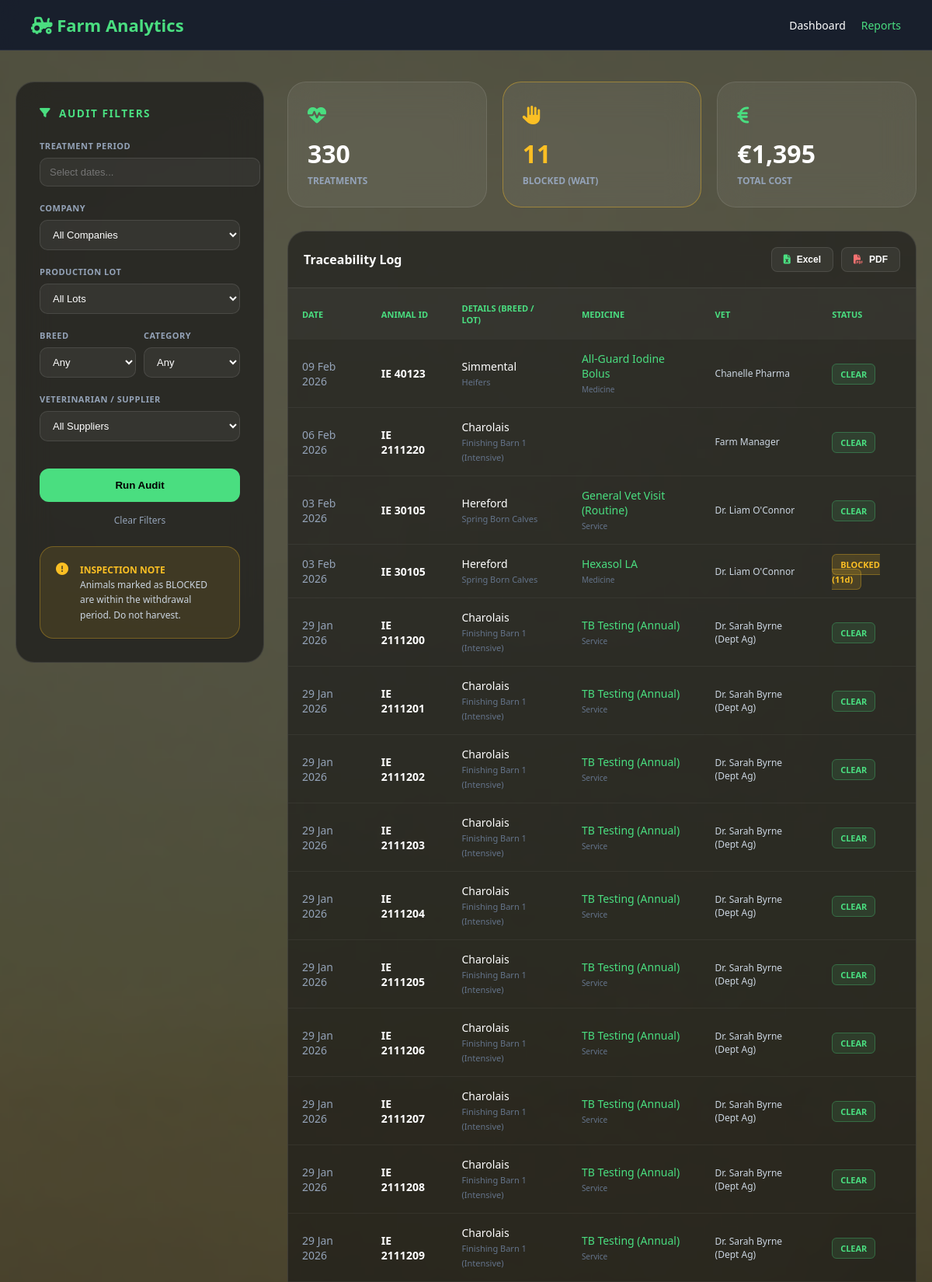
Screenshot of /reports_health.php (signed in, upper part) with the database file from the repository.
### tables this page shows
CREATE TABLE `health_records` (
  `record_id` int(11) NOT NULL,
  `animal_id` int(11) NOT NULL,
  `item_id` int(11) DEFAULT NULL,
  `treatment_date` date NOT NULL,
  `vet_name` varchar(100) DEFAULT NULL,
  `diagnosis` text DEFAULT NULL,
  `cost` decimal(10,2) DEFAULT 0.00,
  `created_at` timestamp NOT NULL DEFAULT current_timestamp()
);

CREATE TABLE `animal` (
  `animal_id` int(11) NOT NULL,
  `tag_number` varchar(50) NOT NULL,
  `type_id` int(11) NOT NULL,
  `birth_date` date DEFAULT NULL,
  `birth_place` varchar(150) DEFAULT NULL,
  `country_id` int(11) NOT NULL,
  `sex` enum('male','female') NOT NULL,
  `status` enum('active','sold','dead') DEFAULT 'active'
);

CREATE TABLE `animal_types` (
  `type_id` int(11) NOT NULL,
  `species` enum('cattle','sheep','goat','pig','horse','other') NOT NULL DEFAULT 'cattle',
  `breed` varchar(100) NOT NULL,
  `description` text DEFAULT NULL
);

CREATE TABLE `lot` (
  `lot_id` int(11) NOT NULL,
  `company_id` int(11) DEFAULT NULL,
  `name` varchar(100) NOT NULL,
  `creation_date` date NOT NULL,
  `description` text DEFAULT NULL
);

CREATE TABLE `medical_catalog` (
  `item_id` int(11) NOT NULL,
  `item_name` varchar(150) NOT NULL,
  `type` enum('medicine','vaccine','service','equipment') NOT NULL,
  `description` text DEFAULT NULL,
  `cost_price` decimal(10,2) DEFAULT 0.00,
  `sale_price` decimal(10,2) DEFAULT 0.00,
  `supplier_id` int(11) DEFAULT NULL,
  `stock_quantity` int(11) DEFAULT 0,
  `unit` varchar(20) DEFAULT 'dose',
  `withdrawal_days` int(11) DEFAULT 0
);

### reports_health.php (the view, shortened to what this page needs)
<?php
require_once 'config.php';
$where = ["1=1"];
$sql_where = implode(" AND ", $where);
$sql = "SELECT
            hr.record_id, hr.treatment_date, hr.diagnosis, hr.vet_name, hr.cost,
            a.tag_number, a.status as animal_status,
            mc.item_name, mc.type as med_type, mc.withdrawal_days,
            l.name as lot_name, t.breed,
            c.name as company_name
        FROM health_records hr
        JOIN animal a ON hr.animal_id = a.animal_id
        LEFT JOIN medical_catalog mc ON hr.item_id = mc.item_id
        LEFT JOIN animal_types t ON a.type_id = t.type_id
        LEFT JOIN lot_animals la ON a.animal_id = la.animal_id AND la.exit_date IS NULL
        LEFT JOIN lot l ON la.lot_id = l.lot_id
        LEFT JOIN company c ON l.company_id = c.company_id
        WHERE $sql_where
        ORDER BY hr.treatment_date DESC";
$stmt = $conn->prepare($sql);
$stmt->execute();
$result = $stmt->get_result();
$records = [];
$stats = ['total_cases' => 0, 'blocked_animals' => 0, 'total_cost' => 0];
$today = new DateTime();
while ($row = $result->fetch_assoc()) {
    $withdrawal_days = isset($row['withdrawal_days']) ? (int)$row['withdrawal_days'] : 0;
    $treat_date = new DateTime($row['treatment_date']);
    $clear_date = clone $treat_date;
    $clear_date->modify("+$withdrawal_days days");
    $is_blocked = ($withdrawal_days > 0 && $clear_date > $today);
    $row['is_blocked'] = $is_blocked;
    $row['days_remaining'] = $is_blocked ? $today->diff($clear_date)->days : 0;
    $stats['total_cases']++;
    $stats['total_cost'] += $row['cost'];
    if ($is_blocked) $stats['blocked_animals']++;
    $records[] = $row;
}
?>
<!DOCTYPE html>
<html lang="en">
<head>
    <link href="https://cdnjs.cloudflare.com/ajax/libs/font-awesome/6.5.1/css/all.min.css" rel="stylesheet">
    <link rel="stylesheet" href="https://cdn.jsdelivr.net/npm/flatpickr/dist/flatpickr.min.css">
    <link rel="stylesheet" href="https://cdn.jsdelivr.net/npm/flatpickr/dist/themes/dark.css">
</head>
<body>
<div class="topbar">
    <a href="dashboard.php" class="brand"><i class="fa-solid fa-tractor"></i> Farm Analytics</a>
    <div style="display:flex; gap:20px;">
        <a href="dashboard.php" style="color:#fff; text-decoration:none; font-size:14px;">Dashboard</a>
        <a href="reports.php" style="color:#4ade80; text-decoration:none; font-size:14px;">Reports</a>
    </div>
</div>
<div class="main">
    <aside>
        <div class="filter-panel">
            <div class="filter-title"><i class="fa-solid fa-filter"></i> Audit Filters</div>
            <form method="GET">
                <div class="form-group">
                    <label class="form-label">Treatment Period</label>
                    <input type="text" name="date_range" id="dateRange" class="form-control" placeholder="Select dates..." value="<?= htmlspecialchars($_GET['date_range'] ?? '') ?>">
                </div>
                <div class="form-group">
                    <label class="form-label">Company</label>
                    <select name="company_id" class="form-select" onchange="this.form.submit()">
                        <option value="">All Companies</option>
                    </select>
                </div>
                <div class="form-group">
                    <label class="form-label">Production Lot</label>
                    <select name="lot_id" class="form-select">
                        <option value="">All Lots</option>
                    </select>
                </div>
                <div style="display: flex; gap: 10px;">
                    <div class="form-group" style="flex: 1;">
                        <label class="form-label">Breed</label>
                        <select name="type_id" class="form-select">
                            <option value="">Any</option>
                        </select>
                    </div>
                    <div class="form-group" style="flex: 1;">
                        <label class="form-label">Category</label>
                        <select name="med_type" class="form-select">
                            <option value="">Any</option>
                        </select>
                    </div>
                </div>
                <div class="form-group">
                    <label class="form-label">Veterinarian / Supplier</label>
                    <select name="vet_name" class="form-select">
                        <option value="">All Suppliers</option>
                    </select>
                </div>
                <button type="submit" class="btn-run">Run Audit</button>
                <a href="reports_health.php" style="display:block; text-align:center; color:#94a3b8; font-size:12px; margin-top:15px; text-decoration:none;">Clear Filters</a>
            </form>
            <div class="note-box">
                <i class="fa-solid fa-circle-exclamation" style="color:#fbbf24;"></i>
                <div class="note-text">
                    <strong>Inspection Note</strong><br>
                    Animals marked as BLOCKED are within the withdrawal period. Do not harvest.
                </div>
            </div>
        </div>
    </aside>
    <section>
        <div class="kpi-grid">
            <div class="kpi-card">
                <div class="kpi-icon"><i class="fa-solid fa-heart-pulse"></i></div>
                <div class="kpi-val"><?= $stats['total_cases'] ?></div>
                <div class="kpi-lbl">Treatments</div>
            </div>
            <div class="kpi-card" style="<?= $stats['blocked_animals'] > 0 ? 'border-color: rgba(251, 191, 36, 0.4);' : '' ?>">
                <div class="kpi-icon"><i class="fa-solid fa-hand" style="<?= $stats['blocked_animals'] > 0 ? 'color: #fbbf24;' : '' ?>"></i></div>
                <div class="kpi-val" style="<?= $stats['blocked_animals'] > 0 ? 'color: #fbbf24;' : '' ?>"><?= $stats['blocked_animals'] ?></div>
                <div class="kpi-lbl">Blocked (Wait)</div>
            </div>
            <div class="kpi-card">
                <div class="kpi-icon"><i class="fa-solid fa-euro-sign"></i></div>
                <div class="kpi-val">€<?= number_format($stats['total_cost'], 0) ?></div>
                <div class="kpi-lbl">Total Cost</div>
            </div>
        </div>
        <div class="table-panel">
            <div style="padding: 20px; border-bottom: 1px solid rgba(255,255,255,0.1); display:flex; justify-content:space-between; align-items:center;">
                <h4 style="margin:0; font-size:16px; color:#fff;">Traceability Log</h4>
                <div class="export-actions">
                    <button type="button" onclick="exportToExcel()" class="btn-export"><i class="fa-solid fa-file-excel" style="color:#4ade80;"></i> Excel</button>
                    <button type="button" onclick="exportToPDF()" class="btn-export"><i class="fa-solid fa-file-pdf" style="color:#f87171;"></i> PDF</button>
                </div>
            </div>
            <table class="glass-table" id="reportTable">
                <thead>
                    <tr>
                        <th>Date</th>
                        <th>Animal ID</th>
                        <th>Details (Breed / Lot)</th>
                        <th>Medicine</th>
                        <th>Vet</th>
                        <th>Status</th>
                    </tr>
                </thead>
                <tbody>
                    <?php if(count($records) > 0): foreach($records as $row): ?>
                    <tr>
                        <td style="color:#94a3b8;"><?= date('d M Y', strtotime($row['treatment_date'])) ?></td>
                        <td><strong style="color:#fff;"><?= $row['tag_number'] ?></strong></td>
                        <td>
                            <div style="color:#fff"><?= $row['breed'] ?></div>
                            <small style="color:#64748b; font-size:11px;"><?= $row['lot_name'] ?: '-' ?></small>
                        </td>
                        <td>
                            <span style="color:#4ade80;"><?= $row['item_name'] ?></span><br>
                            <small style="color:#64748b; font-size:10px;"><?= ucfirst($row['med_type']) ?></small>
                        </td>
                        <td style="font-size:12px; color:#cbd5e1;"><?= $row['vet_name'] ?: '-' ?></td>
                        <td>
                            <?php if($row['is_blocked']): ?>
                                <span class="badge-blocked">BLOCKED (<?= $row['days_remaining'] ?>d)</span>
                            <?php else: ?>
                                <span class="badge-clear">CLEAR</span>
                            <?php endif; ?>
                        </td>
                    </tr>
                    <?php endforeach; else: ?>
                        <tr><td colspan="6" style="text-align:center; color:#64748b; padding:30px;">No records found matching filters.</td></tr>
                    <?php endif; ?>
                </tbody>
            </table>
        </div>
    </section>
</div>
</body>
</html>

### reports_health.php (style rules this page uses)
body { margin: 0; font-family: "Segoe UI", sans-serif; background: url('assets/img/dowloag.png') no-repeat center center fixed; background-size: cover; color: #fff; }
body::before { content: ""; position: fixed; top: 0; left: 0; width: 100%; height: 100%; background: rgba(0, 0, 0, 0.65); z-index: -1; }
.topbar { background: rgba(15, 23, 42, 0.85); backdrop-filter: blur(15px); border-bottom: 1px solid rgba(255,255,255,0.1); padding: 0 40px; height: 64px; display: flex; align-items: center; justify-content: space-between; position: sticky; top: 0; z-index: 100; }
.brand { font-size: 22px; font-weight: 700; color: #4ade80; text-decoration: none; }
.main { max-width: 1400px; margin: 40px auto; padding: 0 20px; display: grid; grid-template-columns: 320px 1fr; gap: 30px; }
.filter-panel { background: rgba(25, 25, 25, 0.7); backdrop-filter: blur(20px); border: 1px solid rgba(255,255,255,0.1); border-radius: 24px; padding: 30px; }
.filter-title { color: #4ade80; font-size: 0.85rem; text-transform: uppercase; font-weight: 800; letter-spacing: 1.5px; margin-bottom: 25px; display: flex; align-items: center; gap: 10px; }
.form-group { margin-bottom: 20px; }
.form-label { font-size: 11px; color: #94a3b8; text-transform: uppercase; font-weight: 700; display: block; margin-bottom: 8px; letter-spacing: 0.5px; }
.form-control, .form-select { background: rgba(255, 255, 255, 0.05) !important; border: 1px solid rgba(255,255,255,0.1) !important; color: #fff !important; border-radius: 10px; padding: 10px 12px; font-size: 13px; width: 100%; }
.btn-run { background: #4ade80; color: #000; font-weight: 700; border: none; padding: 14px; border-radius: 12px; width: 100%; cursor: pointer; transition: 0.3s; margin-top: 15px; }
.export-actions { display: flex; gap: 10px; }
.btn-export { background: rgba(255,255,255,0.05); color: #fff; border: 1px solid rgba(255,255,255,0.1); padding: 8px 15px; border-radius: 8px; cursor: pointer; font-size: 12px; font-weight: 600; display: flex; align-items: center; gap: 8px; transition: 0.3s; }
.note-box { background: rgba(251, 191, 36, 0.1); border: 1px solid rgba(251, 191, 36, 0.3); border-radius: 18px; padding: 20px; margin-top: 25px; display: flex; gap: 15px; }
.note-text { font-size: 12px; color: #cbd5e1; line-height: 1.6; }
.note-text strong { color: #fbbf24; text-transform: uppercase; }
.kpi-grid { display: grid; grid-template-columns: repeat(3, 1fr); gap: 20px; margin-bottom: 30px; }
.kpi-card { background: rgba(255,255,255,0.06); backdrop-filter: blur(20px); border: 1px solid rgba(255,255,255,0.1); border-radius: 24px; padding: 25px; }
.kpi-icon { font-size: 24px; color: #4ade80; margin-bottom: 12px; }
.kpi-val { font-size: 32px; font-weight: 700; color: #fff; margin: 0; }
.kpi-lbl { font-size: 12px; color: #94a3b8; text-transform: uppercase; font-weight: 600; margin-top: 5px; }
.table-panel { background: rgba(20, 20, 20, 0.6); border-radius: 24px; border: 1px solid rgba(255,255,255,0.1); overflow: hidden; }
.glass-table { width: 100%; border-collapse: collapse; }
.glass-table th { background: rgba(255,255,255,0.03); text-align: left; padding: 18px; color: #4ade80; font-size: 11px; text-transform: uppercase; }
.glass-table td { padding: 15px 18px; border-bottom: 1px solid rgba(255,255,255,0.05); font-size: 14px; vertical-align: middle; }
.badge-blocked { background: rgba(251, 191, 36, 0.15); color: #fbbf24; border: 1px solid rgba(251, 191, 36, 0.3); padding: 5px 10px; border-radius: 6px; font-size: 11px; font-weight: 700; }
.badge-clear { background: rgba(74, 222, 128, 0.1); color: #4ade80; border: 1px solid rgba(74, 222, 128, 0.3); padding: 5px 10px; border-radius: 6px; font-size: 11px; font-weight: 700; }

### rows the page displays
health_records: treatment_date "09 Feb 2026", animal.tag_number "IE 40123", animal_types.breed "Simmental", lot.name "Heifers", item.item_name "All-Guard Iodine Bolus", item.type "Medicine", vet_name "Chanelle Pharma", shows "CLEAR"
health_records: treatment_date "06 Feb 2026", animal.tag_number "IE 2111220", animal_types.breed "Charolais", lot.name "Finishing Barn 1 (Intensive)", vet_name "Farm Manager", shows "CLEAR"
health_records: treatment_date "03 Feb 2026", animal.tag_number "IE 30105", animal_types.breed "Hereford", lot.name "Spring Born Calves", item.item_name "General Vet Visit (Routine)", item.type "Service", vet_name "Dr. Liam O'Connor", shows "CLEAR"
health_records: treatment_date "03 Feb 2026", animal.tag_number "IE 30105", animal_types.breed "Hereford", lot.name "Spring Born Calves", item.item_name "Hexasol LA", item.type "Medicine", vet_name "Dr. Liam O'Connor", days_remaining "11"
health_records: treatment_date "29 Jan 2026", animal.tag_number "IE 2111200", animal_types.breed "Charolais", lot.name "Finishing Barn 1 (Intensive)", item.item_name "TB Testing (Annual)", item.type "Service", vet_name "Dr. Sarah Byrne (Dept Ag)", shows "CLEAR"
health_records: treatment_date "29 Jan 2026", animal.tag_number "IE 2111201", animal_types.breed "Charolais", lot.name "Finishing Barn 1 (Intensive)", item.item_name "TB Testing (Annual)", item.type "Service", vet_name "Dr. Sarah Byrne (Dept Ag)", shows "CLEAR"
health_records: treatment_date "29 Jan 2026", animal.tag_number "IE 2111202", animal_types.breed "Charolais", lot.name "Finishing Barn 1 (Intensive)", item.item_name "TB Testing (Annual)", item.type "Service", vet_name "Dr. Sarah Byrne (Dept Ag)", shows "CLEAR"
health_records: treatment_date "29 Jan 2026", animal.tag_number "IE 2111203", animal_types.breed "Charolais", lot.name "Finishing Barn 1 (Intensive)", item.item_name "TB Testing (Annual)", item.type "Service", vet_name "Dr. Sarah Byrne (Dept Ag)", shows "CLEAR"
health_records: treatment_date "29 Jan 2026", animal.tag_number "IE 2111204", animal_types.breed "Charolais", lot.name "Finishing Barn 1 (Intensive)", item.item_name "TB Testing (Annual)", item.type "Service", vet_name "Dr. Sarah Byrne (Dept Ag)", shows "CLEAR"
health_records: treatment_date "29 Jan 2026", animal.tag_number "IE 2111205", animal_types.breed "Charolais", lot.name "Finishing Barn 1 (Intensive)", item.item_name "TB Testing (Annual)", item.type "Service", vet_name "Dr. Sarah Byrne (Dept Ag)", shows "CLEAR"
health_records: treatment_date "29 Jan 2026", animal.tag_number "IE 2111206", animal_types.breed "Charolais", lot.name "Finishing Barn 1 (Intensive)", item.item_name "TB Testing (Annual)", item.type "Service", vet_name "Dr. Sarah Byrne (Dept Ag)", shows "CLEAR"
health_records: treatment_date "29 Jan 2026", animal.tag_number "IE 2111207", animal_types.breed "Charolais", lot.name "Finishing Barn 1 (Intensive)", item.item_name "TB Testing (Annual)", item.type "Service", vet_name "Dr. Sarah Byrne (Dept Ag)", shows "CLEAR"
health_records: treatment_date "29 Jan 2026", animal.tag_number "IE 2111208", animal_types.breed "Charolais", lot.name "Finishing Barn 1 (Intensive)", item.item_name "TB Testing (Annual)", item.type "Service", vet_name "Dr. Sarah Byrne (Dept Ag)", shows "CLEAR"
health_records: treatment_date "29 Jan 2026", animal.tag_number "IE 2111209", animal_types.breed "Charolais", lot.name "Finishing Barn 1 (Intensive)", item.item_name "TB Testing (Annual)", item.type "Service", vet_name "Dr. Sarah Byrne (Dept Ag)", shows "CLEAR"

### other values shown
$stats['total_cases'] "330"
$stats['blocked_animals'] "11"
$stats['total_cost'] "1,395"
